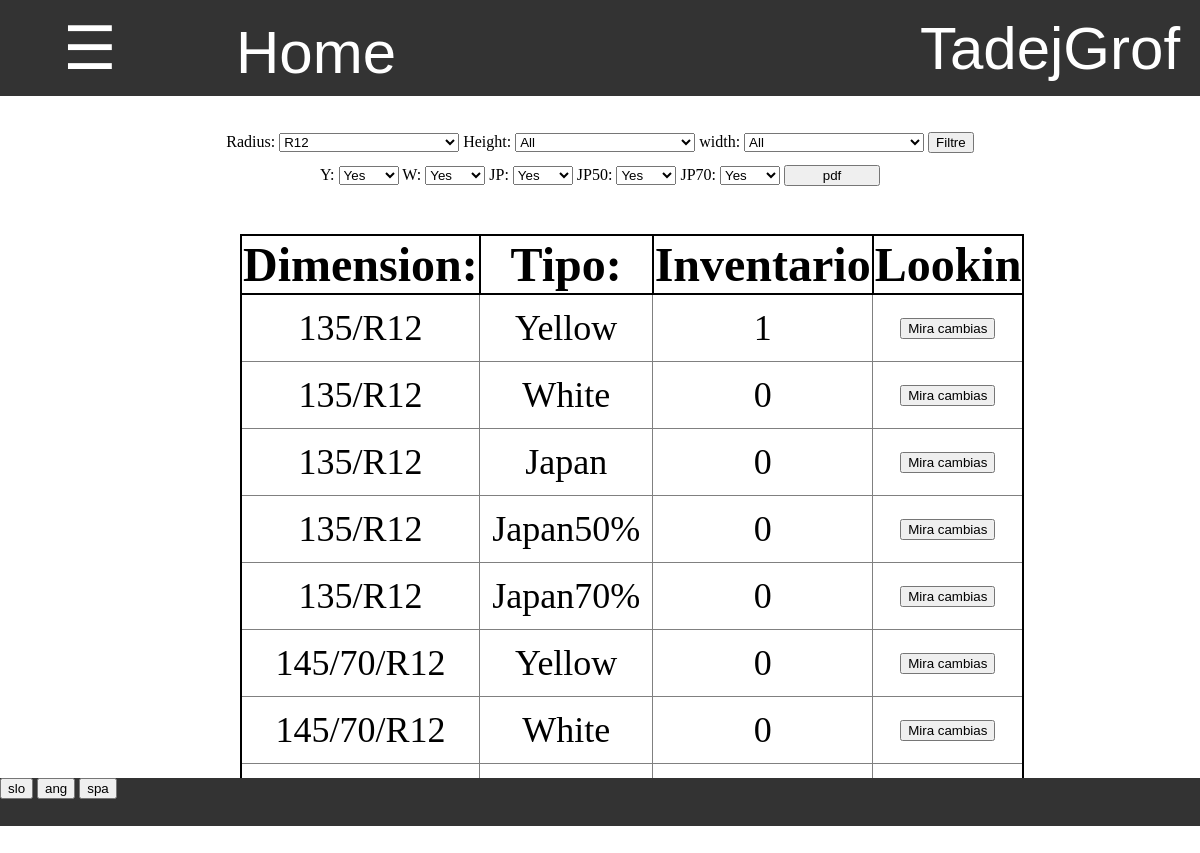
Page /zaloga/ (signed in) on the committed database.
### zaloga/models.py (models this page shows, shortened)
class Zaloga(models.Model):
    title = models.CharField(default="skladisce", max_length=20)
    @property
    def vrni_razlicne_radiuse(self):
        razlicni_radiusi = []
        for radius in self.sestavina_set.all().values('dimenzija__radius').distinct().order_by('dimenzija__radius'):
            razlicni_radiusi.append(radius['dimenzija__radius'])
        return razlicni_radiusi
    @property
    def vrni_dimenzije(self):
        return Dimenzija.objects.all().values_list('dimenzija','radius','height','width','special')
    @property
    def vrni_tipe(self):
        return TIPI_SESTAVINE

class Sestavina(models.Model):
    zaloga = models.ForeignKey(Zaloga,default=1, on_delete=models.CASCADE)
    dimenzija = models.OneToOneField(Dimenzija, on_delete=models.CASCADE)
    Y = models.IntegerField(default = 0)
    W = models.IntegerField(default = 0)
    JP = models.IntegerField(default = 0)
    JP50 = models.IntegerField(default = 0)
    JP70 = models.IntegerField(default = 0)
    class Meta:
        ordering = ['dimenzija']

### program/models.py (models this page shows)
class Profil(models.Model):
    user = models.OneToOneField(User,on_delete=models.CASCADE)
    jezik =  models.CharField(default="spa",max_length=3, choices=JEZIKI)

### zaloga/views.py (the view)
# urls.py: path('', views.pregled_zaloge, name='pregled_zaloge'),
@login_required
def pregled_zaloge(request):
    if request.method == "GET":
        sestavine = zaloga.sestavina_set.all()
        radius = request.GET.get('radius','R12')
        height = request.GET.get('height','all')
        width = request.GET.get('width', 'all')
        if radius != "all":
            sestavine = sestavine.filter(dimenzija__radius=radius)
        if height != "all":
            sestavine = sestavine.filter(dimenzija__height=height)
        if width != "all":
            if "C" in width:
                width = width.replace('C','')
                sestavine = sestavine.filter(dimenzija__width=width, dimenzija__special = True)
            else:
                sestavine = sestavine.filter(dimenzija__width=width, dimenzija__special = False)
        tipi = []
        for tip in zaloga.vrni_tipe:
            if request.GET.get(tip[0],"true") == "true":
                tipi.append(tip)
        sestavine = sestavine.values(
            'dimenzija__dimenzija',
            'pk',
            'Y',
            'W',
            'JP',
            'JP50',
            'JP70',
        )
        slovar = {
            'sestavine':sestavine,
            'tipi':tipi,
            'radius':radius,
            'height':height,
            'width':width
        }
        return pokazi_stran(request, 'zaloga/zaloga.html', slovar)

### program/models.py (called while the page is built)
    @property
    def vrni_jezike(self):
        return JEZIKI

### zaloga/templatetags/zaloga_exstras.py (called while the page is built)
@register.filter
def keyvalue(dict, key):
    return dict[key]

### zaloga/views.py (called while the page is built)
def vrni_slovar(request):
    with open('slovar.json') as dat:
        slovar = json.load(dat)
    return slovar

def pokazi_stran(request, html, baze={}):
    slovar = {'prodaja':prodaja, 'zaloga':zaloga,'program':program,'slovar':vrni_slovar(request),'jezik':request.user.profil.jezik}
    slovar.update(baze)
    return render(request, html, slovar)

### zaloga/templates/zaloga/zaloga.html (shortened to what this page needs)
{% extends 'program/base.html' %}
{% load zaloga_exstras %}
{% block content %}
    <div class="filter">
        <div style="display:block">
            <form id="filter" action="{% url 'pregled_zaloge' %}" method="GET">
                {% include "program/dinamic_select.html" %}
                <input type="submit" value="{{slovar|keyvalue:'Filtriraj'|keyvalue:jezik}}">
            </form>
        </div>
        <div style="display:block;margin-top:1%">
            {% for tip in zaloga.vrni_tipe %}
                {{tip.0}}:
                <select style="width:5%" form="filter" name="{{tip.0}}">
                    {% if tip in tipi %}
                        <option value="true" selected> Yes </option>
                    {% else %}
                        <option value="true"> Yes </option>
                        <option value="false" selected> No </option>
                    {% endif %}
                </select>
            {% endfor %}
            <form style="display:inline-block;width:8%" action="{% url 'pdf_zaloge' %}" method="POST">
                <input style="width:100%"type="submit" value="pdf">
            </form>
        </div>
    </div>
    <div class="table">
        <table class="tabela_vnosov" >
            <tr class="header">
                <th width="30%">
                    {{slovar|keyvalue:'Dimenzija'|keyvalue:jezik}}:
                </th>
                <th width="25%" class="tip">
                    {{slovar|keyvalue:'Tip'|keyvalue:jezik}}:
                </th>
                <th width="25% class="total">
                    {{slovar|keyvalue:'Zaloga'|keyvalue:jezik}}
                </th>
                {% if perms.zaloga.view_sprememba %}
                <th width="20%" class="vpogled">
                    {{slovar|keyvalue:'Vpogled'|keyvalue:jezik}}
                </th>
                {% endif %}
            </tr>
                {% for sestavina in sestavine %}
                    {% for tip in tipi %}
                        <tr class="vrstica vrstica_{{tip.0}}">
                            <td> {{sestavina.dimenzija__dimenzija}} </td>
                            <td> {{ tip.1 }} </td>
                            <td> {{sestavina|keyvalue:tip.0}} </td>
                            <td>
                                <form action="{% url 'pregled_prometa' %}" method="GET">
                                    <input type="submit" value="{{slovar|keyvalue:'Pregled prometa'|keyvalue:jezik}}">
                                </form>
                            </td>
                        </tr>
                    {% endfor %}
                {% endfor %}
        </table>
    </div>
{% endblock %}

### program/templates/css/navbar.html (shortened to what this page needs)
{% load zaloga_exstras %}
<div id="navbar" class="navbar">
    <button onclick="odpri()" class="nav" style="width:15%"> ☰ </button>
    <a style="width:20%" href="/">Home</a>
    <div class="racun dropdown" id="racun">
        <button class="dropbtn" >{{ user.get_username }}
        </button>
    </div>
</div>

### program/templates/program/dinamic_select.html (shortened to what this page needs)
        Radius:
            <select id='radius' name="radius" onchange="SpremeniRadius()">
                {% for rad in zaloga.vrni_razlicne_radiuse %}
                    {% if rad == radius %}
                        <option value="{{rad}}" selected> {{rad}} </option>
                    {% else %}
                        <option value="{{rad}}"> {{rad}} </option>
                    {% endif %}
                {% endfor %}
            </select>
            Height:
            <select id="height" name="height" onchange="SpremeniHeight()">
                <option value="all"> All </option>
            </select>
            width:
            <select id="width" name="width" onchange="SpremeniWidth()">
                <option value="all"> All </option>
            </select>

### program/static/css/footer.css (style rules this page uses)
div { margin: 0%; padding: 0%; }
div input { margin: 0%; }
div form { margin:0%; padding: 0% }

### program/templates/program/base.html (style rules this page uses)
body { margin: 0%; padding: 0%; overflow:hidden; }
div { margin: 0%; padding: 0%; }

### program/templates/css/tabele.html (style rules this page uses)
table.tabela_vnosov { width:100%; border-spacing:0; border: 2px solid black; border-collapse: collapse; padding:0.5% }
table.tabela_vnosov th { border: 2px solid black; border-collapse: collapse; font-size: 4vmin }
table.tabela_vnosov td { font-size: 3vmin; text-align: center; border: 1px solid grey; padding: 1vmin; border-collapse: collapse; }

### program/templates/css/navbar.html (style rules this page uses)
.navbar { overflow: hidden; background-color: #333; font-family: Arial; height:12% }
.navbar a { float: left; font-size: 5vmin; color: white; text-align: center; padding: 18px 16px; text-decoration:none; height:100%; }
.navbar .dropdown, .nav { float: left; height:100%; width:100%; margin:0; overflow:hidden; }
.navbar .dropdown .dropbtn, .nav { font-size: 5vmin; border: none; outline: none; color: white; padding: 12px 16px; width:100%; height:100%; background-color: inherit; font-family: inherit; margin: 0; }
.navbar .racun { float:right; width:300px; overflow:hidden }

### zaloga/templates/zaloga/zaloga.html (style rules this page uses)
select { width:15%; }
div.filter { display:block; margin-top:3%; width:100%; text-align:center; height:15%; }
div.table { display:block; position:relative; width:60%; left:20%; margin-bottom:4%; }

### rows in the picture
Zaloga: radius "R12"
Profil: jezik "Filtre", jezik "Dimension", jezik "Tipo", jezik "Inventario", jezik "Lookin", tipi "Mira cambias" "Mira cambias" "Mira cambias" "Mira cambias" "Mira cambias" "Mira cambias" "Mira cambias"
Sestavina: dimenzija__dimenzija "135/R12" "135/R12" "135/R12" "135/R12" "135/R12", tip "Yellow" "White" "Japan" "Japan50%" "Japan70%", tipi "1" "0" "0" "0" "0"
Sestavina: dimenzija__dimenzija "145/70/R12" "145/70/R12", tip "Yellow" "White", tipi "0" "0"

### other values in the picture
{{ user.get_username }} "TadejGrof"
{{ tip.0 }} "Y" "W" "JP" "JP50" "JP70"
